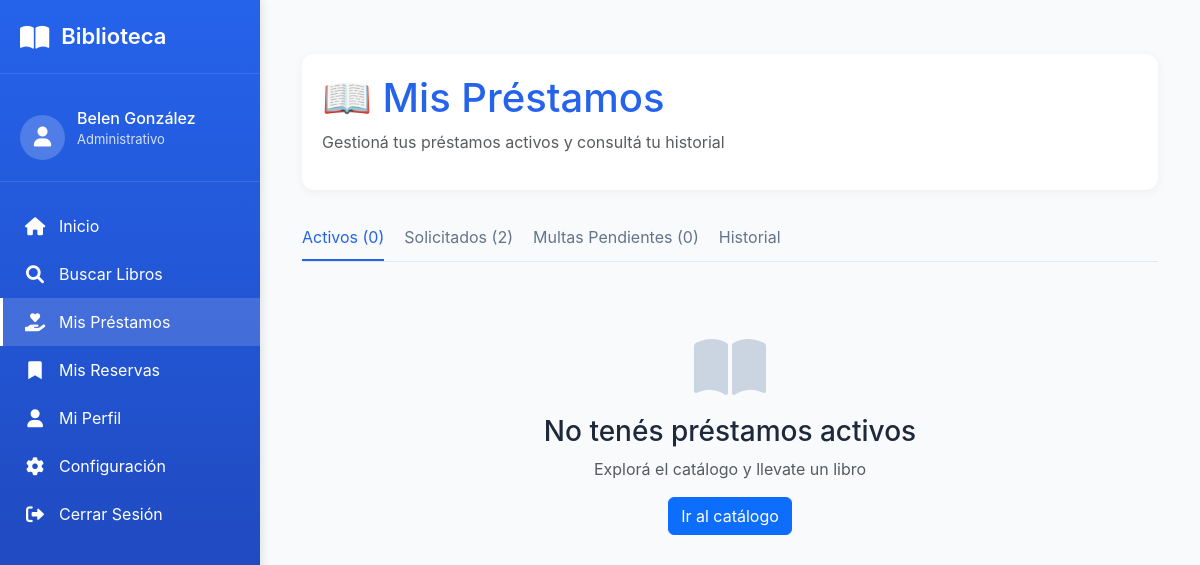
Before: /mis-prestamos/ (signed in) with the older database file.
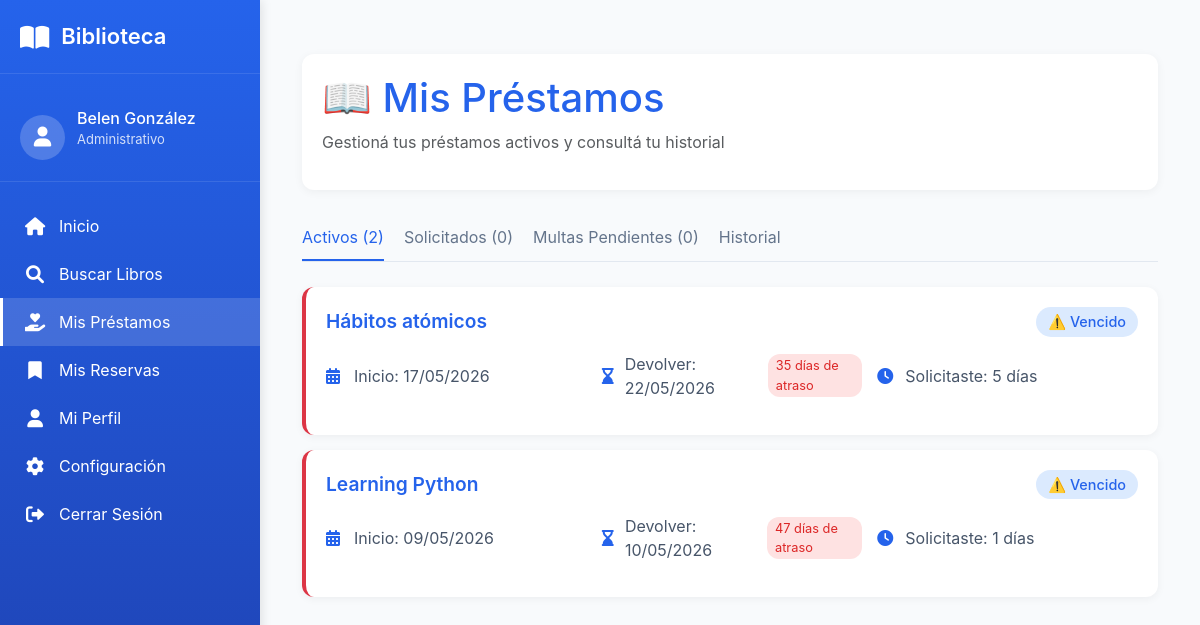
After: the same page with the newer database file.
### prestamo/models.py (models this page shows, shortened)
class Prestamo(models.Model):
    ESTADO_PRESTAMO_CHOICES = [
        ('SOLICITADO', 'Solicitado'),
        ('ACTIVO', 'Activo'),
        ('VENCIDO', 'Vencido'),
        ('DEVUELTO', 'Devuelto'),
        ('EXTRAVIADO', 'Extraviado'),
        ('CANCELADA', 'Cancelada'),
    ]
    socio = models.ForeignKey(
        Socio,
        on_delete=models.PROTECT,
        related_name='prestamos',
        verbose_name="Socio"
    )
    ejemplar = models.ForeignKey(
        Ejemplar,
        on_delete=models.PROTECT,
        related_name='prestamos',
        verbose_name="Ejemplar"
    )
    dias_solicitados = models.IntegerField(
        verbose_name="Días solicitados",
        help_text="Cantidad de días que el usuario pidió el libro (1-5)",
        null=True,
        blank=True
    )
    fecha_prestamo = models.DateTimeField(
        auto_now_add=True,
        verbose_name="Fecha de préstamo"
    )
    fecha_vencimiento = models.DateField(
        verbose_name="Fecha de vencimiento"
    )
    fecha_devolucion_real = models.DateField(
        null=True,
        blank=True,
        verbose_name="Fecha de devolución real"
    )
    estado = models.CharField(
        max_length=20,
        choices=ESTADO_PRESTAMO_CHOICES,
        default='ACTIVO',
        verbose_name="Estado"
    )
    observaciones = models.TextField(
        blank=True,
        null=True,
        verbose_name="Observaciones"
    )
    class Meta:
        verbose_name = "Préstamo"
        verbose_name_plural = "Préstamos"
        ordering = ['-fecha_prestamo']
        indexes = [
            models.Index(fields=['estado']),
            models.Index(fields=['fecha_vencimiento']),
        ]
    @property
    def dias_atraso(self):
        from django.utils import timezone
        if not self.fecha_vencimiento:
            return 0
        if self.estado == 'EXTRAVIADO':
            return 0
        if self.fecha_devolucion_real:
            if self.fecha_devolucion_real > self.fecha_vencimiento:
                return (self.fecha_devolucion_real - self.fecha_vencimiento).days
            return 0
        hoy = timezone.now().date()
        if hoy > self.fecha_vencimiento:
            return (hoy - self.fecha_vencimiento).days
        return 0

### catalogo/models.py (models this page shows, shortened)
class Ejemplar(models.Model):
    ESTADO_FISICO_CHOICES = [
        ('BUENO', 'Bueno'),
        ('REGULAR', 'Regular'),
        ('MALO', 'Malo'),
        ('DANADO', 'Dañado'),
        ('PERDIDO', 'Perdido'),
    ]
    DISPONIBILIDAD_CHOICES = [
        ('DISPONIBLE', 'Disponible'),
        ('PRESTADO', 'Prestado'),
        ('RESERVADO', 'Reservado'),
        ('EN_REPARACION', 'En reparación'),
    ]
    libro = models.ForeignKey(
        'Libro',
        on_delete=models.PROTECT,
        related_name='ejemplares',
        verbose_name="Libro",
        db_column='isbn_libro'
    )
    codigo_inventario = models.CharField(
        max_length=50,
        unique=True,
        verbose_name="Código de inventario"
    )
    estado_fisico = models.CharField(
        max_length=20,
        choices=ESTADO_FISICO_CHOICES,
        default='BUENO',
        verbose_name="Estado físico"
    )
    disponibilidad = models.CharField(
        max_length=20,
        choices=DISPONIBILIDAD_CHOICES,
        default='DISPONIBLE',
        verbose_name="Disponibilidad"
    )
    ubicacion = models.CharField(
        max_length=100,
        blank=True,
        null=True,
        verbose_name="Ubicación física",
        help_text="Ej: Estante A3, Sección 5, Sala 2, etc."
    )
    class Meta:
        db_table = 'Ejemplar'
        verbose_name = "Ejemplar"
        verbose_name_plural = "Ejemplares"
        indexes = [
            models.Index(fields=['codigo_inventario']),
            models.Index(fields=['disponibilidad']),
        ]

class Libro(models.Model):
    activo = models.BooleanField(default=True, verbose_name="Activo")
    """Libros del catálogo"""
    isbn = models.CharField(
        max_length=20,
        unique=True,
        verbose_name="ISBN"
    )
    titulo = models.CharField(
        max_length=200,
        verbose_name="Título"
    )
    anio_publicacion = models.IntegerField(
        blank=True,
        null=True,
        verbose_name="Año de publicación"
    )
    descripcion = models.TextField(
        blank=True,
        null=True,
        verbose_name="Descripción / Sinopsis",
        help_text="Breve descripción o sinopsis del libro"
    )
    editorial = models.ForeignKey(
        Editorial,
        on_delete=models.PROTECT,
        verbose_name="Editorial"
    )
    categoria = models.ForeignKey(
        Categoria,
        on_delete=models.PROTECT,
        verbose_name="Categoría"
    )
    autores = models.ManyToManyField(
        Autor,
        through='LibroAutor',
        verbose_name="Autores"
    )
    imagen = models.ImageField(
        upload_to='libros/',
        blank=True,
        null=True,
        verbose_name="Imagen de tapa"
    )
    cantidad_total = models.IntegerField(
        default=0,
        verbose_name="Total de ejemplares"
    )
    inventario_disponible = models.IntegerField(
        default=0,
        verbose_name="Ejemplares disponibles"
    )
    class Meta:
        verbose_name = "Libro"
        verbose_name_plural = "Libros"

### prestamo/views.py (the view)
# urls.py: path('mis-prestamos/', views.mis_prestamos, name='mis_prestamos'),
@login_required
def mis_prestamos(request):
    prestamos = Prestamo.objects.filter(
        socio=request.user.socio
    ).select_related('ejemplar__libro').order_by('-fecha_prestamo')
    prestamos_activos = prestamos.filter(estado='ACTIVO')
    prestamos_solicitados = prestamos.filter(estado='SOLICITADO')
    historial = prestamos.filter(estado__in=['DEVUELTO', 'EXTRAVIADO'])
    multas_pendientes = Multa.objects.filter(
        prestamo__socio=request.user.socio,
        estado='PENDIENTE'
    ).select_related('prestamo__ejemplar__libro')
    context = {
        'activos': prestamos_activos,
        'solicitados': prestamos_solicitados,
        'historial': historial,
        'multas_pendientes': multas_pendientes,  # ← Agrega esta línea
        'hoy': date.today(),
    }
    return render(request, 'prestamo/mis_prestamos.html', context)

### templates/prestamo/mis_prestamos.html (shortened to what this page needs)
{% extends 'base/menu_usuario.html' %}
{% load static %}
{% load mis_filtros %}
{% block main_content %}
<div class="container py-4">
    <div class="prestamos-header">
        <h1 style="color: var(--primary-blue);">📖 Mis Préstamos</h1>
        <p class="text-muted">Gestioná tus préstamos activos y consultá tu historial</p>
    </div>
    <div class="tab-prestamos">
        <div class="tab-item active" onclick="cambiarTab('activos')">Activos ({{ activos|length }})</div>
        <div class="tab-item" onclick="cambiarTab('solicitados')">Solicitados ({{ solicitados|length }})</div>
        <div class="tab-item" onclick="cambiarTab('multas')">Multas Pendientes ({{ multas_pendientes|length }})</div>
        <div class="tab-item" onclick="cambiarTab('historial')">Historial</div>
    </div>
    <div id="prestamos-activos">
        {% for prestamo in activos %}
            <div class="prestamo-card {% if prestamo.fecha_vencimiento < hoy %}vencido{% endif %}">
                <div class="prestamo-header">
                    <span class="prestamo-titulo">{{ prestamo.ejemplar.libro.titulo }}</span>
                    <span class="estado-badge estado-activo">
                        {% if prestamo.fecha_vencimiento < hoy %}
                            ⚠️ Vencido
                        {% else %}
                            ✅ Activo
                        {% endif %}
                    </span>
                </div>
                <div class="prestamo-detalles">
                    <div class="detalle-item">
                        <i class="fas fa-calendar-alt"></i>
                        <span>Inicio: {{ prestamo.fecha_prestamo|date:"d/m/Y" }}</span>
                    </div>
                    <div class="detalle-item">
                        <i class="fas fa-hourglass-end"></i>
                        <span>Devolver: {{ prestamo.fecha_vencimiento|date:"d/m/Y" }}</span>
                        {% if prestamo.fecha_vencimiento < hoy %}
                            <span class="multa-badge">
                                {{ prestamo.dias_atraso }} días de atraso
                            </span>
                        {% endif %}
                    </div>
                    <div class="detalle-item">
                        <i class="fas fa-clock"></i>
                        <span>Solicitaste: {{ prestamo.dias_solicitados }} días</span>
                    </div>
                </div>
            </div>
        {% empty %}
            <div class="text-center py-5">
                <i class="fas fa-book-open" style="font-size: 4rem; color: #cbd5e1;"></i>
                <h3 class="mt-3">No tenés préstamos activos</h3>
                <p class="text-muted">Explorá el catálogo y llevate un libro</p>
                <a href="{% url 'catalogo_lista' %}" class="btn btn-primary">Ir al catálogo</a>
            </div>
        {% endfor %}
    </div>
</div>
{% endblock %}

Changed rows visible on the page:
now on this page (row edited): Prestamo: ejemplar.libro.titulo "Hábitos atómicos", shows "⚠️ Vencido", fecha_prestamo "17/05/2026", fecha_vencimiento "22/05/2026", dias_atraso "35", dias_solicitados "5"
now on this page (row edited): Prestamo: ejemplar.libro.titulo "Learning Python", shows "⚠️ Vencido", fecha_prestamo "09/05/2026", fecha_vencimiento "10/05/2026", dias_atraso "47", dias_solicitados "1"
Other visible differences:
{{ activos|length }}: "0" → "2"
{{ solicitados|length }}: "2" → "0"
text no longer shown: "No tenés préstamos activos Explorá el catálogo y llevate un libro Ir al catálogo"
